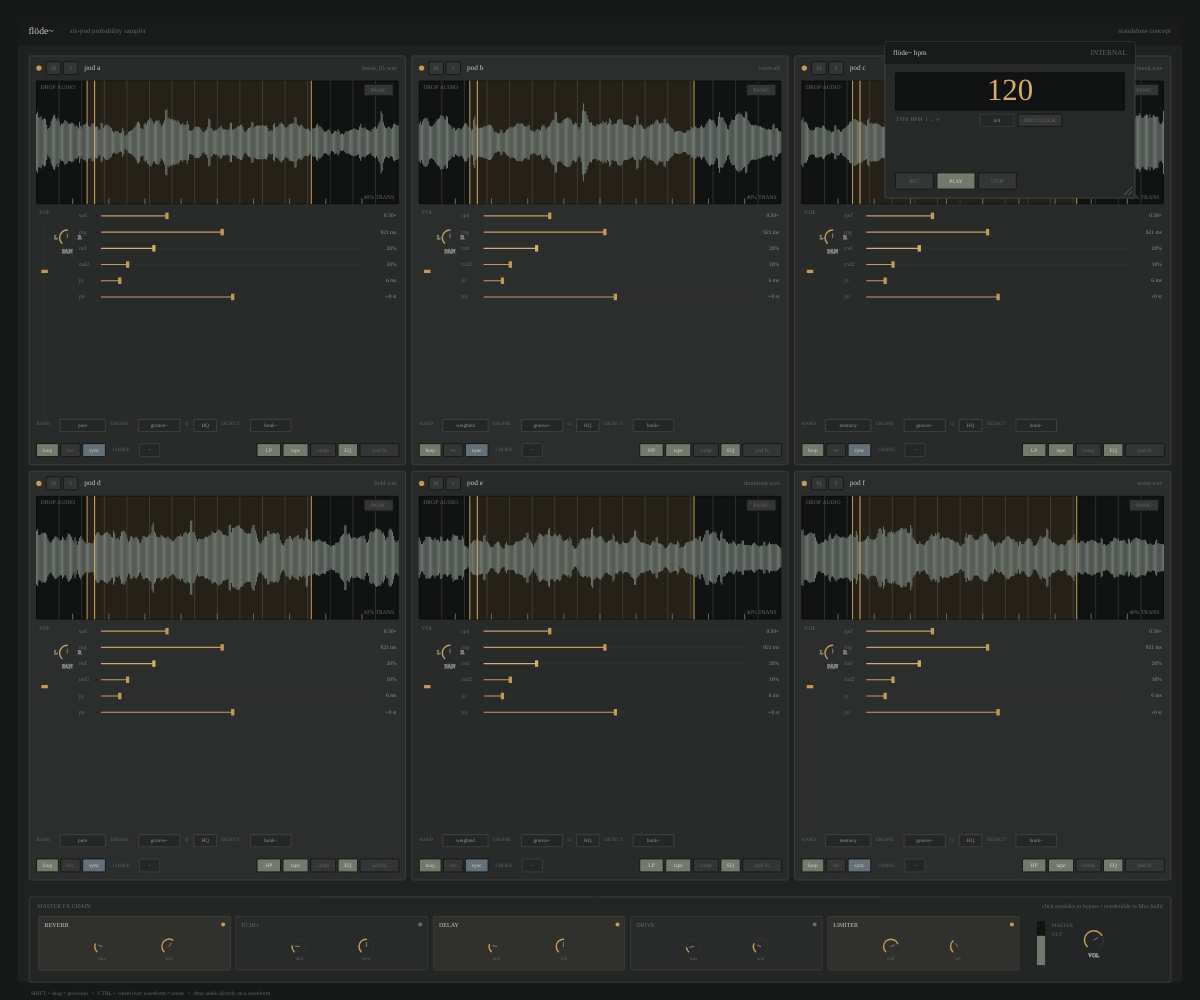
Frame 1 (no input)
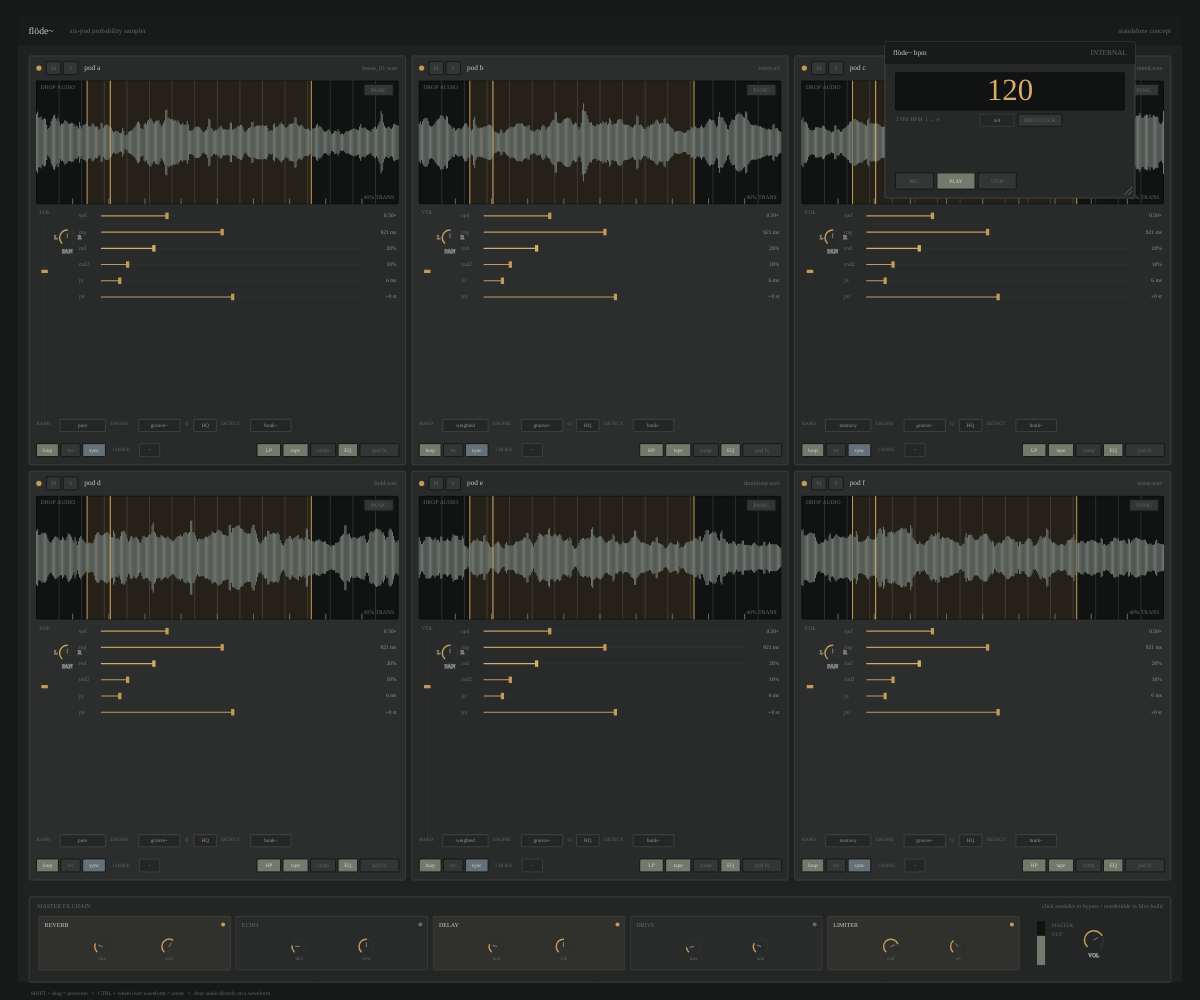
Frame 60 (no input)
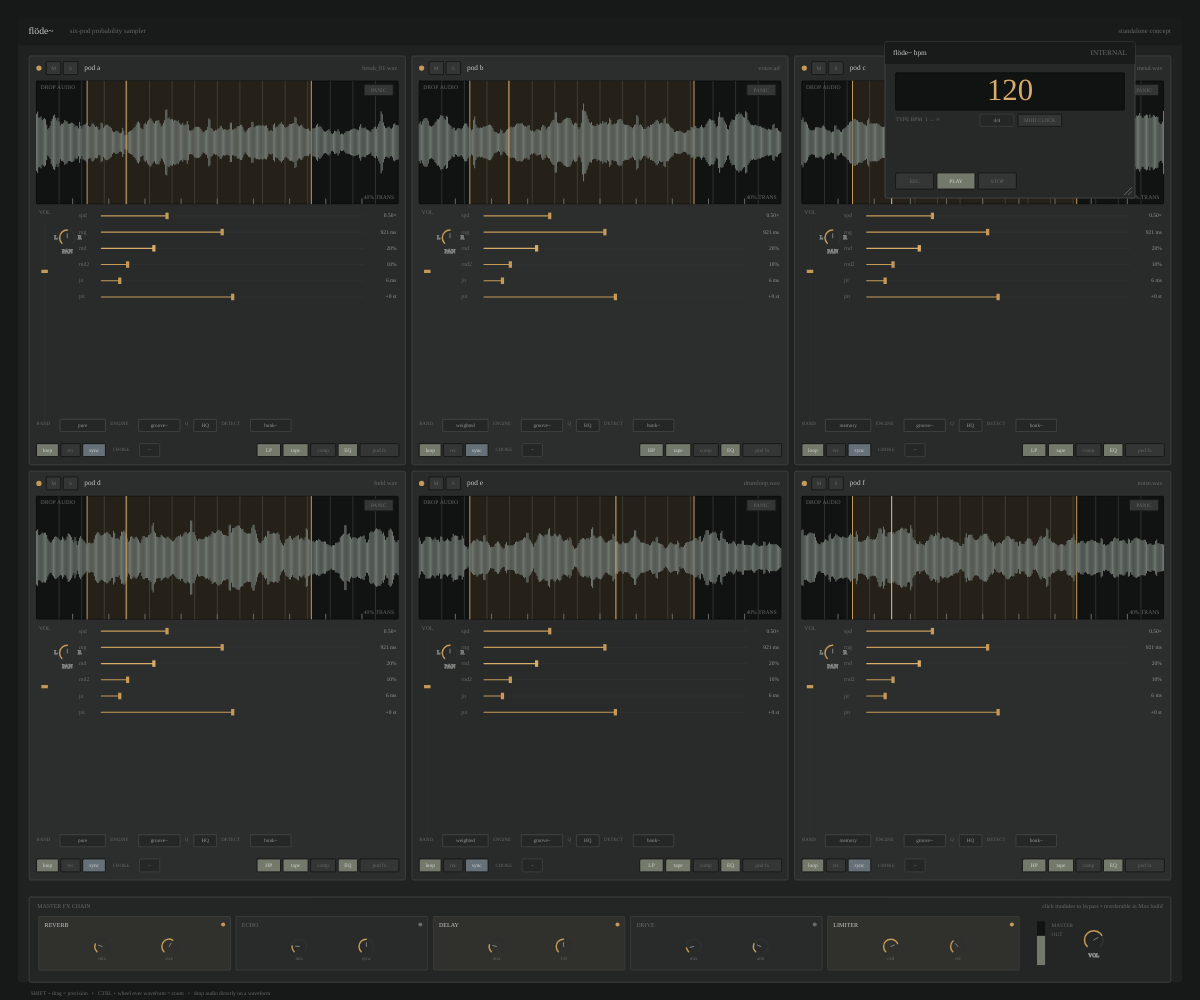
Frame 120 (the mouse pressed at the canvas centre since frame 60)

The p5.js sketch that drew these frames (run headless with seeded random() and noise() and a simulated clock; from frame 60 on, the mouse is pressed at the canvas centre):

// p5.js sketch
// ── sketch.js
// flöde~ — p5.js concept prototype
// UI/UX visual representation of the confirmed six-pod Max/MSP instrument.
// No DSP is implemented here; dropped audio is decoded only to draw real waveforms.

const C={
  bg:'#171818',app:'#202121',title:'#191a1a',pod:'#292a2a',pod2:'#2c2d2d',
  inset:'#111212',line:'#3c3e3d',line2:'#2e302f',text:'#c8cbc7',text2:'#949994',
  text3:'#666b67',amber:'#c59a58',amber2:'#d8ad6b',olive:'#737a6c',red:'#865e55',
  blue:'#657078',wave:'#adb5ae',waveDim:'#6f7771'
};
const TIMESIGS=['4/4','3/4','2/4','6/8','5/4','7/8','9/8','12/8','2/2','5/8'];
const RANDOM_MODES=['pure','weighted','memory'];
const ENGINES=['groove~','play~'];
const QUALITY=['HQ','LO'];
const DETECT=['bonk~','sigmund~'];
const CHOKES=['–','A','B','C','D','E'];

let pods=[], bpmWin, masterFX, cvs, uiScale=1, activeDrag=null;

function setup(){
  cvs=createCanvas(windowWidth,windowHeight);
  pixelDensity(Math.min(2,window.devicePixelRatio||1));
  textFont('Helvetica Neue, Helvetica, Arial, sans-serif');
  for(let i=0;i<6;i++) pods.push(new Pod(i));
  bpmWin=new BPMWindow();
  masterFX=new MasterFXChain();
  cvs.drop(handleDroppedFile);
}

function draw(){
  background(C.bg); computeScale(); drawMainWindow();
  pods.forEach(p=>{p.layout();p.draw();});
  masterFX.layout(); masterFX.draw();
  bpmWin.draw(); drawFooter();
}

function computeScale(){uiScale=constrain(Math.min(width/1480,height/900),.72,1.25)}
function S(v){return v*uiScale}

function drawMainWindow(){
  const x=S(22),y=S(22),w=width-S(44),h=height-S(44);
  noStroke();fill(C.app);rect(x,y,w,h,S(3));
  fill(C.title);rect(x,y,w,S(34),S(3),S(3),0,0);
  fill(C.text);textSize(S(12));textAlign(LEFT,CENTER);text('flöde~',x+S(13),y+S(17));
  fill(C.text3);textSize(S(8.5));text('six-pod probability sampler',x+S(64),y+S(17));
  textAlign(RIGHT,CENTER);text('standalone concept',x+w-S(14),y+S(17));
  textAlign(LEFT,BASELINE);
}

class Pod{
  constructor(i){
    this.i=i; this.letter=String.fromCharCode(97+i);
    this.sampleName=['break_01.wav','voice.aif','metal.wav','field.wav','drumloop.wav','noise.wav'][i];
    this.mute=false;this.solo=false;this.loop=true;this.rec=false;this.sync=true;this.fxOpen=false;
    this.filterOn=true;this.filterMode=i%2?'HP':'LP';this.satOn=true;this.compOn=false;this.eqOn=true;
    this.randomMode=RANDOM_MODES[i%3];this.engine='groove~';this.quality='HQ';this.detect='bonk~';this.choke='–';
    this.values={vol:.76,pan:0,spd:.25,rng:.46,rnd:.20,rnd2:.10,jit:.07,pit:.50,trans:.40,
      fadeIn:.10,fadeOut:.10,filter:.58,sat:.26,comp:.20,eqLow:.5,eqMid:.5,eqHigh:.5};
    this.zoom=1;this.loopStart=.14;this.loopEnd=.76;this.playhead=.16;this.seed=900+i*101;
    this.wave=this.syntheticWave();this.actualWave=false;
  }
  syntheticWave(){
    randomSeed(this.seed);noiseSeed(this.seed);let a=[];
    for(let i=0;i<320;i++){
      let env=.2+.75*noise(i*.027+this.i*2.7), detail=.25+.75*noise(i*.19+this.i*9.2);
      let tr=(i%(19+(this.i%4)*5)<2)?1.35:1;a.push(constrain(env*detail*tr,.04,1));
    } return a;
  }
  layout(){
    const m=S(36),top=S(69),gap=S(8),masterH=S(116),totalW=width-m*2;
    this.w=(totalW-gap*2)/3; const bottomTop=height-S(22)-masterH;
    const avail=bottomTop-top-S(10); this.h=(avail-gap)/2;
    const col=this.i%3,row=floor(this.i/3); this.x=m+col*(this.w+gap);this.y=top+row*(this.h+gap);
  }
  draw(){
    fill(this.i%2?C.pod2:C.pod);stroke(C.line);strokeWeight(1);rect(this.x,this.y,this.w,this.h,S(2));
    this.header();this.waveform();this.mixer();this.core();this.modes();this.fxStrip();if(this.fxOpen)this.fxDrawer();
  }
  header(){
    let y=this.y+S(7);noStroke();fill(C.amber);circle(this.x+S(12),y+S(8),S(6.5));
    miniButton(this.x+S(21),y,S(18),S(16),'M',this.mute,C.red);
    miniButton(this.x+S(42),y,S(18),S(16),'S',this.solo,C.olive);
    fill(C.text);textSize(S(9));textAlign(LEFT,CENTER);text('pod '+this.letter,this.x+S(68),y+S(8));
    fill(C.text3);textSize(S(7.7));textAlign(RIGHT,CENTER);text(this.sampleName,this.x+this.w-S(10),y+S(8));
    textAlign(LEFT,BASELINE);
  }
  waveRect(){return{x:this.x+S(9),y:this.y+S(31),w:this.w-S(18),h:max(S(64),this.h*.30)}}
  waveform(){
    const r=this.waveRect();fill(C.inset);stroke('#0b0c0c');rect(r.x,r.y,r.w,r.h,S(1));
    stroke(C.line2);strokeWeight(1);let grid=this.sync?16:8;
    for(let i=1;i<grid;i++){let gx=r.x+i/grid*r.w;line(gx,r.y,gx,r.y+r.h)}
    noStroke();fill(197,154,88,28);let lx=r.x+this.loopStart*r.w,lw=(this.loopEnd-this.loopStart)*r.w;rect(lx,r.y,lw,r.h);
    stroke(C.amber);line(lx,r.y,lx,r.y+r.h);line(lx+lw,r.y,lx+lw,r.y+r.h);
    let mid=r.y+r.h/2;stroke(this.actualWave?C.wave:C.waveDim);
    for(let i=0;i<this.wave.length;i++){let xx=r.x+i/(this.wave.length-1)*r.w,amp=this.wave[i]*r.h*.42;line(xx,mid-amp,xx,mid+amp)}
    if(!this.mute){let speedNorm=map(this.values.spd,0,1,.35,2.4);this.playhead+=.00085*speedNorm*(this.sync?1:.91);if(this.playhead>this.loopEnd)this.playhead=this.loopStart}
    let ph=r.x+this.playhead*r.w;stroke(C.amber2);line(ph,r.y,ph,r.y+r.h);
    stroke(C.text3);let markers=max(1,floor(2+this.values.trans*22));for(let i=1;i<markers;i++){let mx=r.x+i/markers*r.w;line(mx,r.y+r.h-S(6),mx,r.y+r.h)}
    noStroke();fill(C.text3);textSize(S(7));textAlign(LEFT,TOP);text(this.actualWave?'FILE':'DROP AUDIO',r.x+S(5),r.y+S(4));
    textAlign(RIGHT,BOTTOM);text(round(this.values.trans*100)+'% TRANS',r.x+r.w-S(5),r.y+r.h-S(4));
    textAlign(LEFT,BASELINE);miniButton(r.x+r.w-S(42),r.y+S(4),S(36),S(14),'PANIC',false,C.red);
  }
  mixer(){
    const w=this.waveRect(),x=this.x+S(12),y=w.y+w.h+S(13),usable=this.h-(y-this.y)-S(57);
    fill(C.text3);noStroke();textSize(S(7));text('VOL',x,y);
    let sx=x+S(7),sy=y+S(10),sh=max(S(48),usable);stroke(C.line2);line(sx,sy,sx,sy+sh);
    let hy=sy+sh*(1-this.values.vol);noStroke();fill(C.amber);rect(sx-S(4),hy-S(2),S(8),S(4));
    let kx=x+S(35),ky=sy+S(19);drawKnob(kx,ky,S(19),this.values.pan,-1,1);
    fill(C.text3);textSize(S(7));textAlign(CENTER,TOP);text('PAN',kx,ky+S(13));textAlign(LEFT,BASELINE);
    fill(C.text3);text('L',kx-S(16),ky+S(1));text('R',kx+S(13),ky+S(1));
  }
  core(){
    const w=this.waveRect(),x=this.x+S(61),y=w.y+w.h+S(12),labelW=S(28),cw=this.w-(x-this.x)-S(11),row=S(20);
    const data=[['spd','spd',speedLabel(this.values.spd)],['rng','rng',round(map(this.values.rng,0,1,1,2000))+' ms'],
      ['rnd','rnd',round(this.values.rnd*100)+'%'],['rnd2','rnd2',round(this.values.rnd2*100)+'%'],
      ['jit','jit',round(map(this.values.jit,0,1,0,80))+' ms'],['pit','pit',pitchLabel(this.values.pit)]];
    for(let i=0;i<data.length;i++){let yy=y+i*row;if(yy>this.y+this.h-S(62))break;
      fill(C.text3);noStroke();textSize(S(7.2));textAlign(LEFT,CENTER);text(data[i][0],x,yy+S(3));
      drawSlider(x+labelW,yy,cw-labelW-S(40),this.values[data[i][1]],data[i][1]==='rnd');
      fill(C.text2);textAlign(RIGHT,CENTER);textSize(S(6.8));text(data[i][2],x+cw,yy+S(3));}
    textAlign(LEFT,BASELINE);
  }
  modes(){
    let y=this.y+this.h-S(50),x=this.x+S(9);tinyLabel(x,y,'RAND');cycleBox(x+S(29),y-S(6),S(56),S(15),this.randomMode);
    tinyLabel(x+S(91),y,'ENGINE');cycleBox(x+S(126),y-S(6),S(51),S(15),this.engine);
    tinyLabel(x+S(183),y,'Q');cycleBox(x+S(194),y-S(6),S(28),S(15),this.quality);
    let dx=x+S(228);if(dx+S(95)<this.x+this.w-S(8)){tinyLabel(dx,y,'DETECT');cycleBox(dx+S(36),y-S(6),S(50),S(15),this.detect)}
  }
  fxStrip(){
    let y=this.y+this.h-S(26),x=this.x+S(9);miniButton(x,y,S(27),S(16),'loop',this.loop,C.olive);
    miniButton(x+S(30),y,S(24),S(16),'rec',this.rec,C.red);miniButton(x+S(57),y,S(28),S(16),this.sync?'sync':'free',this.sync,C.blue);
    tinyLabel(x+S(94),y+S(8),'CHOKE');cycleBox(x+S(127),y,S(25),S(16),this.choke);
    let fxX=this.x+this.w-S(183);miniButton(fxX,y,S(29),S(16),this.filterMode,this.filterOn,C.olive);
    miniButton(fxX+S(32),y,S(31),S(16),'tape',this.satOn,C.olive);miniButton(fxX+S(66),y,S(31),S(16),'comp',this.compOn,C.olive);
    miniButton(fxX+S(100),y,S(24),S(16),'EQ',this.eqOn,C.olive);miniButton(fxX+S(127),y,S(48),S(16),this.fxOpen?'close fx':'pod fx',this.fxOpen,C.amber);
  }
  fxDrawer(){
    let x=this.x+S(7),y=this.y+this.h-S(104),w=this.w-S(14),h=S(72);fill('#222323');stroke(C.line);rect(x,y,w,h,S(1));
    let names=[['cut',this.values.filter],['sat',this.values.sat],['comp',this.values.comp],['low',this.values.eqLow],['mid',this.values.eqMid],['high',this.values.eqHigh]];
    for(let i=0;i<names.length;i++){let cx=x+S(28)+i*((w-S(56))/5);drawKnob(cx,y+S(30),S(20),names[i][1],0,1);
      fill(C.text3);noStroke();textSize(S(6.5));textAlign(CENTER,TOP);text(names[i][0],cx,y+S(43));}textAlign(LEFT,BASELINE);
  }
  press(mx,my){
    let hy=this.y+S(7);if(hit(mx,my,this.x+S(21),hy,S(18),S(16))){this.mute=!this.mute;return true}
    if(hit(mx,my,this.x+S(42),hy,S(18),S(16))){this.solo=!this.solo;return true}
    const w=this.waveRect();if(hit(mx,my,w.x,w.y,w.w,w.h)){
      if(hit(mx,my,w.x+w.w-S(46),w.y+S(1),S(44),S(18))){this.panic();return true}
      this.playhead=constrain((mx-w.x)/w.w,0,1);return true}
    const cx=this.x+S(61),cy=w.y+w.h+S(12),row=S(20),labelW=S(28),cw=this.w-(cx-this.x)-S(11),keys=['spd','rng','rnd','rnd2','jit','pit'];
    for(let i=0;i<keys.length;i++){let sx=cx+labelW,sy=cy+i*row,sw=cw-labelW-S(40);if(hit(mx,my,sx,sy-S(5),sw,S(12))){activeDrag={type:'slider',pod:this,key:keys[i],x:sx,w:sw,startMouse:mx,startVal:this.values[keys[i]]};this.dragSlider(mx);return true}}
    const mixX=this.x+S(12),mixY=w.y+w.h+S(13),sy=mixY+S(10),sh=max(S(48),this.h-(mixY-this.y)-S(57));
    if(hit(mx,my,mixX,sy-S(5),S(18),sh+S(10))){activeDrag={type:'vol',pod:this,y:sy,h:sh,startMouse:my,startVal:this.values.vol};this.dragVol(my);return true}
    if(dist(mx,my,mixX+S(35),sy+S(19))<S(18)){activeDrag={type:'pan',pod:this,startMouse:my,startVal:this.values.pan};return true}
    let my0=this.y+this.h-S(56),mx0=this.x+S(9);if(hit(mx,my,mx0+S(29),my0,S(56),S(18))){this.randomMode=nextIn(RANDOM_MODES,this.randomMode);return true}
    if(hit(mx,my,mx0+S(126),my0,S(51),S(18))){this.engine=nextIn(ENGINES,this.engine);return true}
    if(hit(mx,my,mx0+S(194),my0,S(28),S(18))){this.quality=nextIn(QUALITY,this.quality);return true}
    let dx=mx0+S(228);if(hit(mx,my,dx+S(36),my0,S(50),S(18))){this.detect=nextIn(DETECT,this.detect);return true}
    let by=this.y+this.h-S(26),bx=this.x+S(9);if(hit(mx,my,bx,by,S(27),S(16))){this.loop=!this.loop;return true}
    if(hit(mx,my,bx+S(30),by,S(24),S(16))){this.rec=!this.rec;return true}
    if(hit(mx,my,bx+S(57),by,S(28),S(16))){this.sync=!this.sync;return true}
    if(hit(mx,my,bx+S(127),by,S(25),S(16))){this.choke=nextIn(CHOKES,this.choke);return true}
    let fxX=this.x+this.w-S(183);if(hit(mx,my,fxX,by,S(29),S(16))){this.filterMode=this.filterMode==='LP'?'HP':'LP';this.filterOn=true;return true}
    if(hit(mx,my,fxX+S(32),by,S(31),S(16))){this.satOn=!this.satOn;return true}
    if(hit(mx,my,fxX+S(66),by,S(31),S(16))){this.compOn=!this.compOn;return true}
    if(hit(mx,my,fxX+S(100),by,S(24),S(16))){this.eqOn=!this.eqOn;return true}
    if(hit(mx,my,fxX+S(127),by,S(48),S(16))){this.fxOpen=!this.fxOpen;return true}
    return false;
  }
  dragSlider(mx){let d=activeDrag;if(!d||d.pod!==this)return;let precision=keyIsDown(SHIFT);this.values[d.key]=precision?constrain(d.startVal+(mx-d.startMouse)/d.w*.15,0,1):constrain((mx-d.x)/d.w,0,1)}
  dragVol(my){let d=activeDrag;if(!d||d.pod!==this)return;let precision=keyIsDown(SHIFT);this.values.vol=precision?constrain(d.startVal+(d.startMouse-my)/d.h*.15,0,1):constrain(1-(my-d.y)/d.h,0,1)}
  drag(mx,my){let d=activeDrag;if(!d||d.pod!==this)return;if(d.type==='slider')this.dragSlider(mx);if(d.type==='vol')this.dragVol(my);if(d.type==='pan'){let precision=keyIsDown(SHIFT),sens=precision?.002:.01;this.values.pan=constrain(d.startVal+(d.startMouse-my)*sens,-1,1)}}
  panic(){this.loop=true;this.filterOn=this.satOn=this.compOn=this.eqOn=false;this.values.filter=.5;this.values.sat=0;this.values.comp=0;this.values.eqLow=this.values.eqMid=this.values.eqHigh=.5;this.playhead=constrain(ceil(this.playhead*16)/16,this.loopStart,this.loopEnd)}
  zoomWave(delta){this.zoom=constrain(this.zoom*(delta<0?1.13:.885),.5,12)}
}

class BPMWindow{
  constructor(){this.x=width-S(315);this.y=S(42);this.w=S(250);this.h=S(156);this.bpm='120';this.play=true;this.rec=false;this.external=false;this.timesig='4/4';this.editing=false;this.dragging=false;this.resizing=false}
  draw(){
    this.w=max(S(190),this.w);this.h=max(S(142),this.h);fill('#272828');stroke('#4a4c4b');rect(this.x,this.y,this.w,this.h,S(2));
    fill(C.title);noStroke();rect(this.x,this.y,this.w,S(27),S(2),S(2),0,0);fill(C.text);textSize(S(9));textAlign(LEFT,CENTER);text('flöde~ bpm',this.x+S(10),this.y+S(13.5));
    fill(C.text3);textAlign(RIGHT,CENTER);text(this.external?'EXT MIDI':'INTERNAL',this.x+this.w-S(10),this.y+S(13.5));
    let nx=this.x+S(13),ny=this.y+S(38),nw=this.w-S(26),nh=S(46);fill(C.inset);stroke('#0c0d0d');rect(nx,ny,nw,nh,S(1));
    fill(C.amber2);noStroke();textAlign(CENTER,CENTER);textSize(constrain(this.w*.125,S(23),S(38)));text(this.editing&&this.bpm===''?'|':this.bpm,nx+nw/2,ny+nh/2+S(1));
    fill(C.text3);textSize(S(6.8));textAlign(LEFT,CENTER);text('TYPE BPM  1 → ∞',nx,ny+nh+S(12));cycleBox(nx+S(104),ny+nh+S(5),S(42),S(15),this.timesig);miniButton(nx+S(151),ny+nh+S(5),S(54),S(15),'MIDI CLOCK',this.external,C.blue);
    let by=this.y+this.h-S(31);miniButton(this.x+S(13),by,S(47),S(20),'REC',this.rec,C.red);miniButton(this.x+S(64),by,S(47),S(20),'PLAY',this.play,C.olive);miniButton(this.x+S(115),by,S(47),S(20),'STOP',!this.play,C.red);
    stroke(C.text3);line(this.x+this.w-S(13),this.y+this.h-S(4),this.x+this.w-S(4),this.y+this.h-S(13));line(this.x+this.w-S(8),this.y+this.h-S(4),this.x+this.w-S(4),this.y+this.h-S(8));textAlign(LEFT,BASELINE);
  }
  press(mx,my){
    if(dist(mx,my,this.x+this.w,this.y+this.h)<S(20)){this.resizing=true;return true}
    if(hit(mx,my,this.x,this.y,this.w,S(27))){this.dragging=true;this.dx=mx-this.x;this.dy=my-this.y;return true}
    let nx=this.x+S(13),ny=this.y+S(38),nw=this.w-S(26),nh=S(46);if(hit(mx,my,nx,ny,nw,nh)){this.editing=true;this.bpm='';return true}
    if(hit(mx,my,nx+S(104),ny+nh+S(5),S(42),S(15))){this.timesig=nextIn(TIMESIGS,this.timesig);return true}
    if(hit(mx,my,nx+S(151),ny+nh+S(5),S(54),S(15))){this.external=!this.external;return true}
    let by=this.y+this.h-S(31);if(hit(mx,my,this.x+S(13),by,S(47),S(20))){this.rec=!this.rec;return true}
    if(hit(mx,my,this.x+S(64),by,S(47),S(20))){this.play=true;return true}
    if(hit(mx,my,this.x+S(115),by,S(47),S(20))){this.play=false;return true}return false;
  }
  drag(mx,my){if(this.dragging){this.x=mx-this.dx;this.y=my-this.dy}if(this.resizing){this.w=max(S(190),mx-this.x);this.h=max(S(142),my-this.y)}}
  release(){this.dragging=false;this.resizing=false}
}

class MasterFXChain{
  constructor(){this.modules=[
    {name:'REVERB',on:true,a:'mix',av:.24,b:'size',bv:.61},{name:'ECHO',on:false,a:'mix',av:.18,b:'sync',bv:.5},
    {name:'DELAY',on:true,a:'mix',av:.22,b:'1/8',bv:.5},{name:'DRIVE',on:false,a:'mix',av:.12,b:'amt',bv:.25},{name:'LIMITER',on:true,a:'ceil',av:.75,b:'rel',bv:.35}
  ]}
  layout(){this.x=S(36);this.h=S(105);this.y=height-S(22)-this.h;this.w=width-S(72)}
  draw(){
    fill('#242525');stroke(C.line);rect(this.x,this.y,this.w,this.h,S(2));fill(C.text3);noStroke();textSize(S(7.3));text('MASTER FX CHAIN',this.x+S(10),this.y+S(14));
    textAlign(RIGHT,BASELINE);text('click modules to bypass • reorderable in Max build',this.x+this.w-S(10),this.y+S(14));textAlign(LEFT,BASELINE);
    let sx=this.x+S(12),yy=this.y+S(24),gap=S(7),transportW=S(175),avail=this.w-S(24)-transportW,mw=(avail-gap*4)/5;
    for(let i=0;i<this.modules.length;i++)this.module(this.modules[i],sx+i*(mw+gap),yy,mw,S(66));
    let tx=this.x+this.w-transportW+S(10);drawVerticalMeter(tx,this.y+S(30),S(10),S(54),.67);fill(C.text3);noStroke();textSize(S(6.5));text('MASTER',tx+S(18),this.y+S(37));text('OUT',tx+S(18),this.y+S(48));drawKnob(tx+S(70),this.y+S(53),S(23),.72,0,1);textAlign(CENTER,TOP);text('VOL',tx+S(70),this.y+S(69));textAlign(LEFT,BASELINE)
  }
  module(m,x,y,w,h){fill(m.on?'#30302d':'#292a2a');stroke(C.line);rect(x,y,w,h,S(1));noStroke();fill(m.on?C.text:C.text3);textSize(S(7.5));text(m.name,x+S(7),y+S(13));fill(m.on?C.amber:C.text3);circle(x+w-S(9),y+S(10),S(5));drawKnob(x+w*.33,y+S(37),S(18),m.av,0,1);drawKnob(x+w*.68,y+S(37),S(18),m.bv,0,1);fill(C.text3);noStroke();textSize(S(6.2));textAlign(CENTER,TOP);text(m.a,x+w*.33,y+S(49));text(m.b,x+w*.68,y+S(49));textAlign(LEFT,BASELINE)}
  press(mx,my){let sx=this.x+S(12),yy=this.y+S(24),gap=S(7),transportW=S(175),avail=this.w-S(24)-transportW,mw=(avail-gap*4)/5;for(let i=0;i<this.modules.length;i++){let x=sx+i*(mw+gap);if(hit(mx,my,x,yy,mw,S(66))){this.modules[i].on=!this.modules[i].on;return true}}return false}
}

function mousePressed(){if(bpmWin.press(mouseX,mouseY))return;for(const p of pods)if(p.press(mouseX,mouseY))return;masterFX.press(mouseX,mouseY)}
function mouseDragged(){bpmWin.drag(mouseX,mouseY);if(activeDrag?.pod)activeDrag.pod.drag(mouseX,mouseY)}
function mouseReleased(){bpmWin.release();activeDrag=null}
function mouseWheel(e){if(keyIsDown(CONTROL)){for(const p of pods){let r=p.waveRect();if(hit(mouseX,mouseY,r.x,r.y,r.w,r.h)){p.zoomWave(e.delta);return false}}}}
function keyTyped(){if(bpmWin.editing&&key>='0'&&key<='9'){bpmWin.bpm+=key;return false}}
function keyPressed(){if(bpmWin.editing){if(keyCode===BACKSPACE){bpmWin.bpm=bpmWin.bpm.slice(0,-1);return false}if(keyCode===ENTER){let n=parseInt(bpmWin.bpm,10);bpmWin.bpm=String(Number.isFinite(n)?max(1,n):120);bpmWin.editing=false;return false}if(keyCode===ESCAPE){if(bpmWin.bpm==='')bpmWin.bpm='120';bpmWin.editing=false;return false}}}
function windowResized(){resizeCanvas(windowWidth,windowHeight)}

function handleDroppedFile(file){let target=null;for(const p of pods){let r=p.waveRect();if(hit(mouseX,mouseY,r.x,r.y,r.w,r.h)){target=p;break}}if(!target)return;if(file.type!=='audio'){target.sampleName='not_audio';return}target.sampleName=file.name||'audio';decodeWave(file.file,target)}
function decodeWave(blob,pod){let reader=new FileReader();reader.onload=async e=>{try{let ctx=new(window.AudioContext||window.webkitAudioContext)(),buf=await ctx.decodeAudioData(e.target.result.slice(0)),data=buf.getChannelData(0),bins=320,step=max(1,floor(data.length/bins)),arr=[];for(let i=0;i<bins;i++){let peak=0,start=i*step,end=min(data.length,start+step);for(let j=start;j<end;j++)peak=max(peak,abs(data[j]));arr.push(constrain(peak,.01,1))}pod.wave=arr;pod.actualWave=true;ctx.close()}catch(err){console.warn(err)}};reader.readAsArrayBuffer(blob)}

function drawSlider(x,y,w,v,accent=false){stroke(C.line2);strokeWeight(S(1.4));line(x,y+S(3),x+w,y+S(3));stroke(accent?C.amber2:C.amber);line(x,y+S(3),x+w*v,y+S(3));noStroke();fill(accent?C.amber2:C.amber);rect(x+w*v-S(2),y-S(1),S(4),S(8))}
function drawKnob(x,y,d,value,min,max){let n=constrain(map(value,min,max,0,1),0,1);noFill();stroke(C.line2);strokeWeight(S(2.5));arc(x,y,d,d,radians(135),radians(405));stroke(C.amber);strokeWeight(S(1.8));arc(x,y,d,d,radians(135),lerp(radians(135),radians(405),n));let a=lerp(radians(135),radians(405),n);stroke(C.text2);strokeWeight(S(1));line(x,y,x+cos(a)*d*.26,y+sin(a)*d*.26)}
function drawVerticalMeter(x,y,w,h,v){fill(C.inset);noStroke();rect(x,y,w,h);fill(C.olive);rect(x,y+h*(1-v),w,h*v)}
function miniButton(x,y,w,h,label,active,col=C.olive){fill(active?col:'#343535');stroke('#171818');strokeWeight(1);rect(x,y,w,h,S(1));fill(active?'#d4d7d2':C.text3);noStroke();textAlign(CENTER,CENTER);textSize(S(6.6));text(label,x+w/2,y+h/2+S(.2));textAlign(LEFT,BASELINE)}
function cycleBox(x,y,w,h,label){fill('#252626');stroke(C.line);rect(x,y,w,h,S(1));fill(C.text2);noStroke();textAlign(CENTER,CENTER);textSize(S(6.4));let t=String(label);if(t.length>9)t=t.slice(0,9);text(t,x+w/2,y+h/2);textAlign(LEFT,BASELINE)}
function tinyLabel(x,y,label){fill(C.text3);noStroke();textSize(S(6));textAlign(LEFT,CENTER);text(label,x,y);textAlign(LEFT,BASELINE)}
function drawFooter(){fill(C.text3);noStroke();textSize(S(6.8));textAlign(LEFT,BOTTOM);text('SHIFT + drag = precision   •   CTRL + wheel over waveform = zoom   •   drop audio directly on a waveform',S(38),height-S(5));textAlign(LEFT,BASELINE)}
function hit(mx,my,x,y,w,h){return mx>=x&&mx<=x+w&&my>=y&&my<=y+h}
function nextIn(arr,current){return arr[(arr.indexOf(current)+1)%arr.length]}
function speedLabel(v){let r=.25*Math.pow(16,v);return r.toFixed(r<1?2:1)+'×'}
function pitchLabel(v){let s=Math.round(map(v,0,1,-24,24));return (s>=0?'+':'')+s+' st'}
